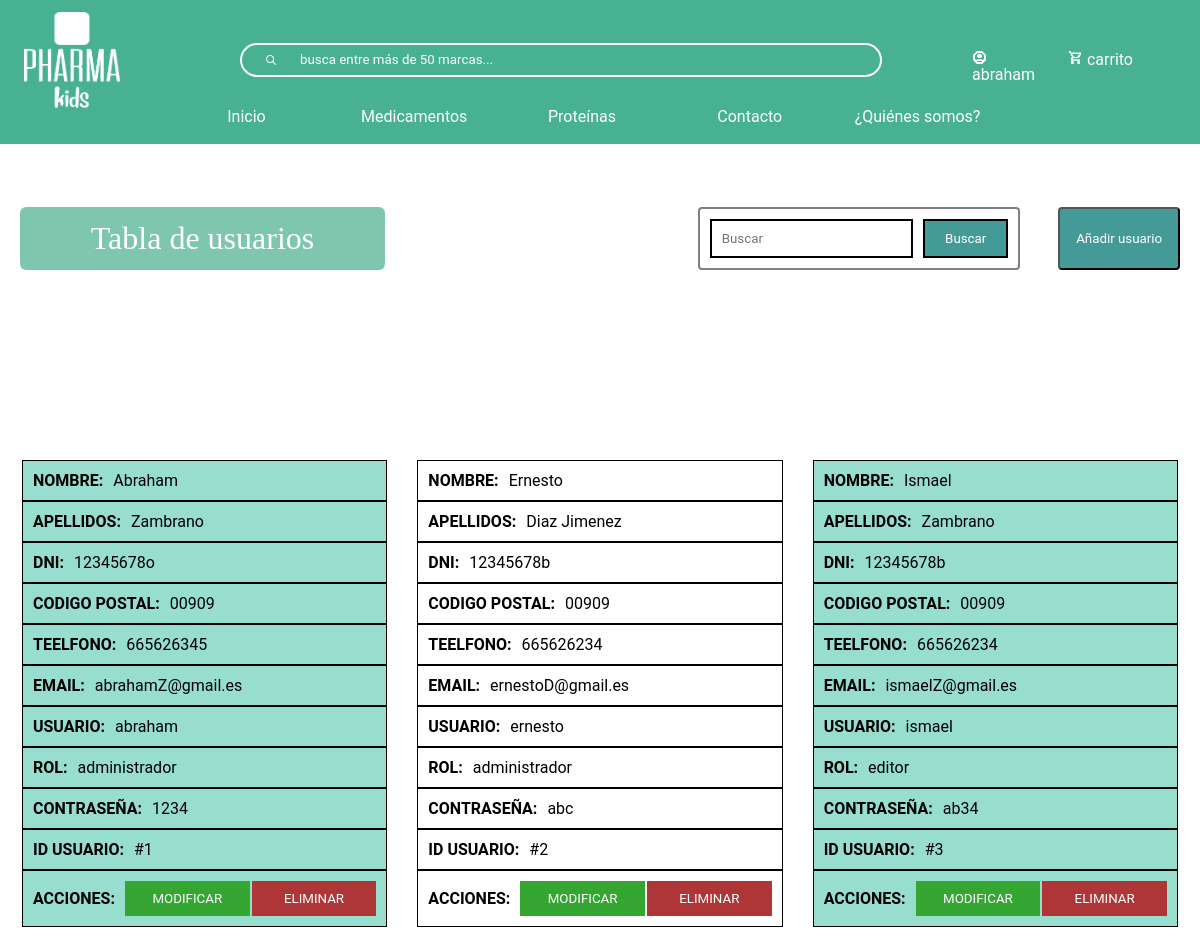
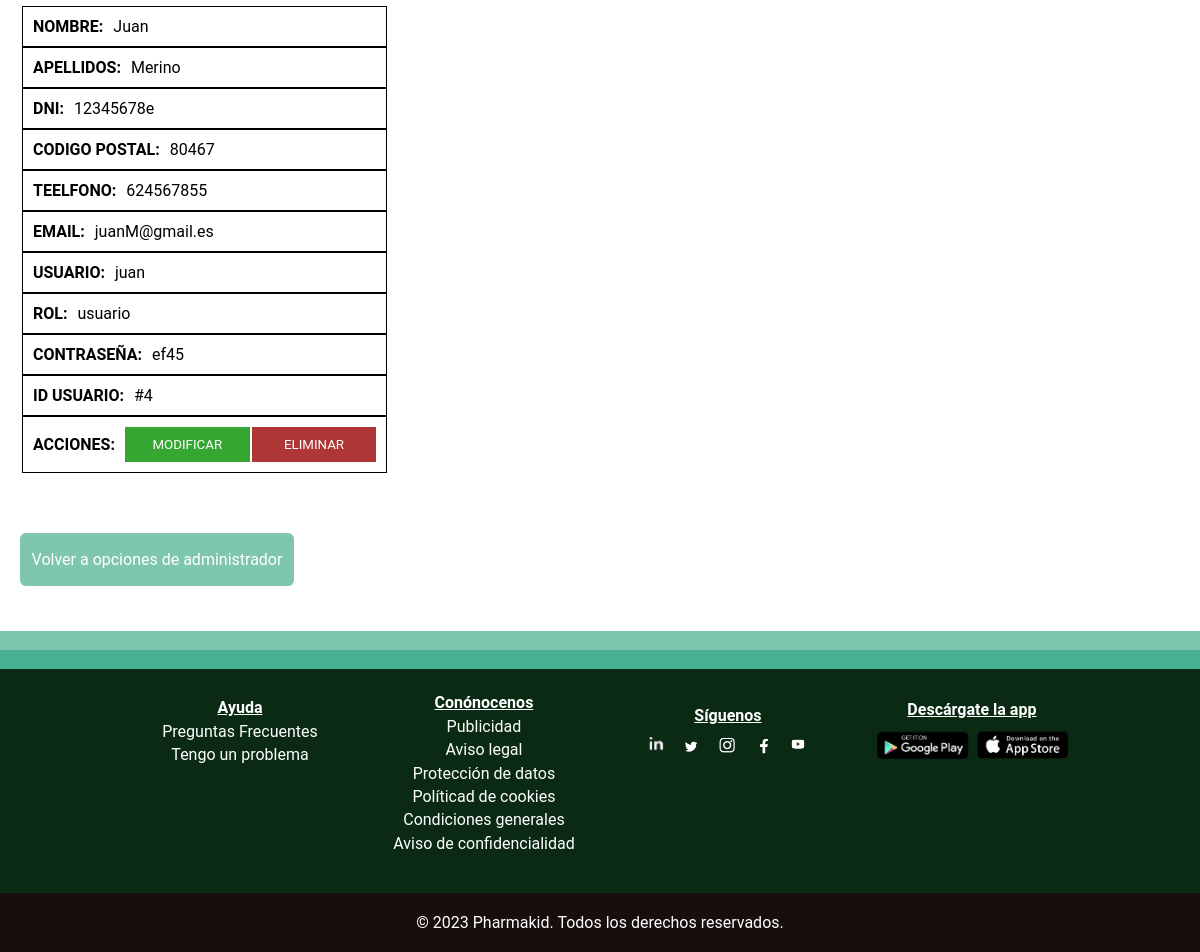
The app's page /tablaUsuario.php (signed in) with its own data (2 pictures, top to bottom).
### tables this page shows
CREATE TABLE `usuario` (
  `codigoPostal` varchar(5) NOT NULL,
  `nombre` varchar(50) NOT NULL,
  `apellidos` varchar(100) NOT NULL,
  `email` varchar(100) NOT NULL,
  `usuario` varchar(50) NOT NULL,
  `telefono` int(9) NOT NULL,
  `contrasena` varchar(50) NOT NULL,
  `dni` varchar(9) NOT NULL,
  `idUsuario` varchar(10) NOT NULL,
  `rol` varchar(20) NOT NULL
);

### tablaUsuario.php (the view, shortened to what this page needs)
<?php
include_once("bbdd/connexionBaseDeDatos.php");
?>
<!DOCTYPE html>
<html lang="en">f
<head>
    <link rel="stylesheet" type="text/css" href="css/index.css" >
    <link rel="stylesheet" type="text/css" href="css/header.css" >
    <link rel="stylesheet" type="text/css" href="css/footer.css" >
    <link rel="stylesheet" type="text/css" href="css/tablas.css" >
</head>
<body>
<?php require("footerHeader/header.php")?>
<div id="divTabla">
    <div class="contenedor-botones">
    <h1>Tabla de usuarios</h1>
        <div class="conjunto-buscar-anadir">
            <form action="buscar-usuario.php" class="form-busqueda" method="get" name="formu">
                <div class="botones-filtrar" style="display:flex">
                    <input class="input-busqueda" type="text"name="busqueda"  placeholder="Buscar" />
                    <input class="btn-busqueda" type="submit" value="Buscar"/>
                </div>
            </form>
            <button id="anadirButton">Añadir usuario</button>
        </div>
    </div>
<?php
$sql = mysqli_query($conexion, "SELECT * FROM usuario ORDER BY CAST(SUBSTRING(idUsuario, 2) AS UNSIGNED);");
$resultado = mysqli_num_rows($sql);
if($resultado > 0){
    echo "
    <table id='tabla-user'>
        <thead>
            <tr>
                <th>NOMBRE</th>
                <th>APELLIDOS</th>
                <th>DNI</th>
                <th>CÓDIGO POSTAL</th>
                <th>TELEFONO</th>
                <th>EMAIL</th>
                <th>USUARIO</th>
                <th>ROL</th>
                <th>CONTRASEÑA</th>
                <th>ID USUARIO</th>
                <th>ACCIONES</th>
        </thead>
            </tr>
    <tbody class='clase_tbody'>";
    while ($row = mysqli_fetch_assoc($sql)) {
        $nombre = $row["nombre"];
        $apellido = $row['apellidos'];
        $dni = $row["dni"];
        $cp = $row["codigoPostal"];
        $telefono = $row["telefono"];
        $email = $row["email"];
        $usuario = $row["usuario"];
        $rol = $row["rol"];
        $contrasena = $row["contrasena"];
        $idUsuario = $row["idUsuario"];
        echo"
    <tr>
        <td titulo='NOMBRE:'>$nombre</td>
        <td titulo='APELLIDOS:'>$apellido</td>
        <td titulo='DNI:'>$dni</td>
        <td titulo='CODIGO POSTAL:'>$cp</td>
        <td titulo='TEELFONO:'>$telefono</td>
        <td titulo='EMAIL:'>$email</td>
        <td titulo='USUARIO:'>$usuario</td>
        <td titulo='ROL:'>$rol</td>
        <td titulo='CONTRASEÑA:'>$contrasena</td>
        <td titulo='ID USUARIO:'>$idUsuario</td>
        <td titulo='ACCIONES:'class='td-btn'>
                <button class='modificar'>MODIFICAR</button>
                <button class='eliminar'>ELIMINAR</button>
        </td>
    </tr>
            ";
        }
        echo "</tbody>";
}
else
{
echo "<h3 style='text-align:-webkit-center'>No encontrado</h3>";
}
?>
</table>
<a href="administrador.php">Volver a opciones de administrador</a>
</div>
<?php require("footerHeader/footer.php")?>
</body>
</html>

### css/index.css (style rules this page uses)
* { font-family: "Roboto"; padding: 0; margin: 0; box-sizing: border-box; }

### css/header.css (style rules this page uses)
* { margin: 0; box-sizing: border-box; }
a { text-decoration: none; }

### css/tablas.css (style rules this page uses)
table { width: 100%; }
.conjunto-buscar-anadir { display: flex; justify-content: space-between; gap: 38px; }
#divTabla { margin: auto; display: flex; flex-direction: column; width: 100%; padding: 45px 20px; text-align: center; margin-top: 143px; }
.contenedor-botones { display: flex; justify-content: space-between; margin-bottom: 5%; }
#anadirButton { width: 26% ; background-color: #439A97; color: white; border-radius: 4px; cursor: pointer; padding: 10px; transition: .3s; }
#divTabla form { margin-left: 0; }
#divTabla h1 { text-align: center; color: #FFFFFF; background-color: #7FC6AF; border-radius: 6px; width: 100%; text-align: center; max-width: 365px; padding: 4px; font-weight: normal; font-family: Manrope; display: flex; justify-content: center; align-items: center; }
table { width: 100%; border-radius: 20px; margin-top: 100px; }
#divTabla #tabla-user td, #divTabla #tabla_medicamento td { color: #000; border-spacing: 4px; border-collapse: separate; padding: 5px; text-align: center; }
table tr:nth-child(odd) { background-color: #97DECE; }
#divTabla > a, #divTablaProteina a { margin-top: 5%; background-color: #7FC6AF; border-radius: 6px; width: 100%; padding: 17px 0; max-width: 274px; border: none; color: white; transition: .3s; }
.btn-busqueda-proteina, .btn-busqueda { color: white; border: 2px solid black; background-color: #439A97; margin-left: 10px; padding: 10px 20px; cursor: pointer; transition: .3s; }
.form-busqueda { display: flex; float: right; background-color: initial; padding: 10px; border-radius: 4px; border: 2px solid gray; }
.form-busqueda .input-busqueda { display: flex; width: 100%; border: 2px solid black; padding: 10px }
#divTabla .td-btn { width: 100%; background-color: #F1F1F1; display: flex; padding: 0; height: 100%; align-items: center; }
.modificar { background-color: #35a631; color: white; padding: 10px; margin-right: 2px; width: 100%; border: none; cursor: pointer; transition: .3s; }
.eliminar { width: 100%; background-color: #ae3636; color: white; padding: 10px; border: none; cursor: pointer; transition: .3s; }
#divTabla table td:last-child { background-color: #fff; }
@media screen and (max-width:1277px) { #divTabla table td:last-child { padding: 10px; background-color: initial; justify-content: initial; } }
@media screen and (max-width:1267px) { #divTabla table td:last-child, #divTablaProteina table td:last-child { padding: 10px; background-color: initial; justify-content: initial; } }
@media screen and (max-width:1267px) { #tabla-user tr, #tabla_proteina tr, #tabla_Medico tr, #tabla_citas tr { display: flex; flex-direction: column; } }
@media screen and (max-width:1267px) { #tabla-user .clase_tbody, #tabla_proteina .clase_tbody, #tabla_Medico .clase_tbody, #tabla_citas .clase_tbody { margin-top: 30px; display: grid; grid-template-columns: repeat(auto-fit, minmax(350px, 1fr)); grid-gap: 30px; width: 100%; transition: .3s; } }
@media screen and (max-width:1267px) { #divTabla #tabla-user td[titulo], #divTablaProteina #tabla_proteina td[titulo], #divTabla #tabla_Medico td[titulo], #divTabla #tabla_citas td[titulo] { display: flex; padding: 10px; border: 1px solid black; } }
@media screen and (max-width:1267px) { #tabla-user td[titulo]::before, #tabla_proteina td[titulo]::before, #tabla_Medico td[titulo]::before, #tabla_citas td[titulo]::before { content: attr(titulo); padding: 0 10px 0 0; font-weight: bold; text-transform: uppercase; } }

### records on screen
usuario: nombre "Abraham", apellidos "Zambrano", dni "12345678o", codigoPostal "00909", telefono "665626345", email "abrahamZ@gmail.es", usuario "abraham", rol "administrador", contrasena "1234", idUsuario "#1"
usuario: nombre "Ernesto", apellidos "Diaz Jimenez", dni "12345678b", codigoPostal "00909", telefono "665626234", email "ernestoD@gmail.es", usuario "ernesto", rol "administrador", contrasena "abc", idUsuario "#2"
usuario: nombre "Ismael", apellidos "Zambrano", dni "12345678b", codigoPostal "00909", telefono "665626234", email "ismaelZ@gmail.es", usuario "ismael", rol "editor", contrasena "ab34", idUsuario "#3"
usuario: nombre "Juan", apellidos "Merino", dni "12345678e", codigoPostal "80467", telefono "624567855", email "juanM@gmail.es", usuario "juan", rol "usuario", contrasena "ef45", idUsuario "#4"

### other values on screen
$_SESSION['usuario'] "abraham"
